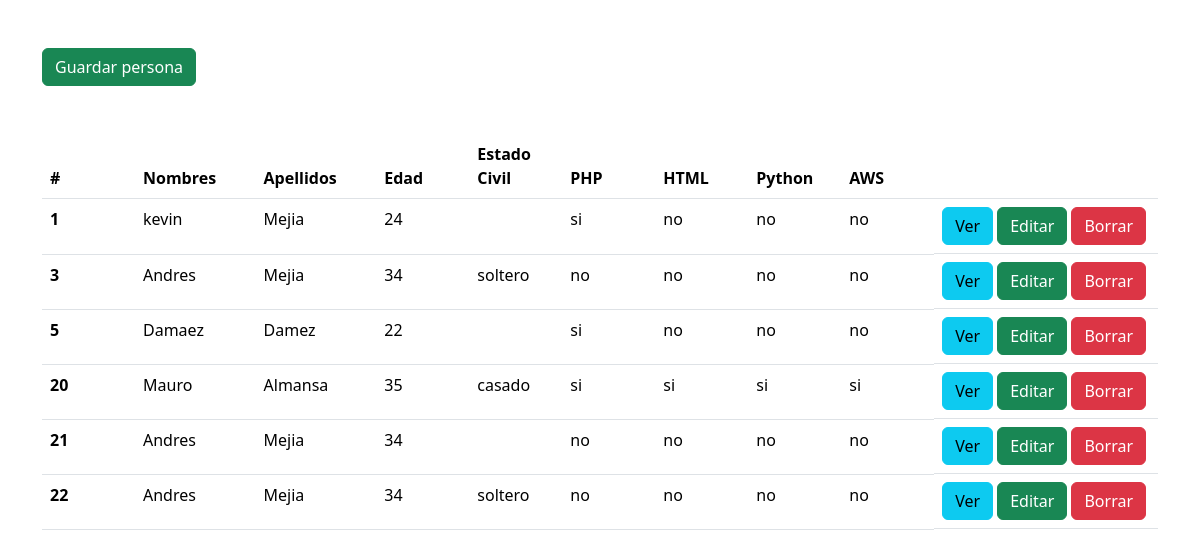
The app's page /index.php/personas/listado with its own data.
### tables this page shows
CREATE TABLE `personas` (
  `persona_id` int(10) UNSIGNED NOT NULL,
  `nombre` varchar(80) DEFAULT NULL,
  `apellido` varchar(80) DEFAULT NULL,
  `edad` tinyint(3) UNSIGNED DEFAULT NULL,
  `genero` varchar(15) DEFAULT NULL,
  `estado_civil` varchar(20) DEFAULT NULL,
  `php` char(2) DEFAULT 'no',
  `html` char(2) DEFAULT 'no',
  `python` char(2) DEFAULT 'no',
  `aws` char(2) DEFAULT 'no'
);

### application/controllers/Personas.php (called while the page is built, shortened)
<?php
class Personas extends CI_Controller
{
    public function __construct()
    {
        $this->load->helper('form');
        $this->load->helper('url');
        $this->load->model('Persona');
        $this->load->database();
    }
    public function listado()
    {
        $vdata["personas"] = $this->Persona->findAll();
        $this->load->view("personas/listado", $vdata);
    }
}

### index.php (called while the page is built, shortened)
<?php
require_once BASEPATH.'core/CodeIgniter.php';

### application/models/Persona.php (called while the page is built, shortened)
<?php
class Persona extends CI_Model
{
    public $table = 'personas';
    function findAll()
    {
        $this->db->select();
        $this->db->from($this->table);
        $query = $this->db->get();
        return $query->result();
    }
}

### application/views/personas/listado.php (the view, shortened to what this page needs)
<!DOCTYPE html>
<html lang="en">
    <head>
        <link href="https://cdn.jsdelivr.net/npm/bootstrap@5.3.1/dist/css/bootstrap.min.css" rel="stylesheet"
>
    </head>
    <body>
        <div class="container">
            <a href="guardar" class="btn btn-success my-5">Guardar persona</a>
            <table class="table">
                <thead>
                    <tr>
                        <th scope="col" class="col-1">#</th>
                        <th scope="col" class="col-auto">Nombres</th>
                        <th scope="col" class="col-auto">Apellidos</th>
                        <th scope="col" class="col-1">Edad</th>
                        <th scope="col" class="col-1">Estado Civil</th>
                        <th scope="col" class="col-1">PHP</th>
                        <th scope="col" class="col-1">HTML</th>
                        <th scope="col" class="col-1">Python</th>
                        <th scope="col" class="col-1">AWS</th>
                        <th scope="col" class="col-1"></th>
                    </tr>
                </thead>
                <tbody>
                    <?php foreach ($personas as $key => $persona): ?>
                    <tr>
                        <th scope="row"><?php echo $persona->persona_id ?></th>
                        <td><?php echo $persona->nombre ?></td>
                        <td><?php echo $persona->apellido ?></td>
                        <td><?php echo $persona->edad ?></td>
                        <td><?php echo $persona->estado_civil?></td>
                        <td><?php echo ($persona->php == null? "no": "si") ?></td>
                        <td><?php echo ($persona->html == null? "no": "si") ?></td>
                        <td><?php echo ($persona->python == null? "no": "si") ?></td>
                        <td><?php echo ($persona->aws == null? "no": "si") ?></td>
                        <td class="d-flex">
                                <a href="ver/<?php echo $persona->persona_id;?>" class="btn btn-info me-1">Ver</a>
                            <a href="guardar/<?php echo $persona->persona_id;?>" class="btn btn-success me-1">Editar</a>
                            <a href="borrar/<?php echo $persona->persona_id;?>" class="btn btn-danger me-1">Borrar</a>
                        </td>
                    </tr>
                    <?php endforeach; ?>
                </tbody>
            </table>
        </div>
    </body>
</html>

### records on screen
personas: persona_id "1", nombre "kevin", apellido "Mejia", edad "24", php "si"
personas: persona_id "3", nombre "Andres", apellido "Mejia", edad "34", estado_civil "soltero"
personas: persona_id "5", nombre "Damaez", apellido "Damez", edad "22", php "si"
personas: persona_id "20", nombre "Mauro", apellido "Almansa", edad "35", estado_civil "casado", php "si", html "si", python "si", aws "si"
personas: persona_id "21", nombre "Andres", apellido "Mejia", edad "34"
personas: persona_id "22", nombre "Andres", apellido "Mejia", edad "34", estado_civil "soltero"
